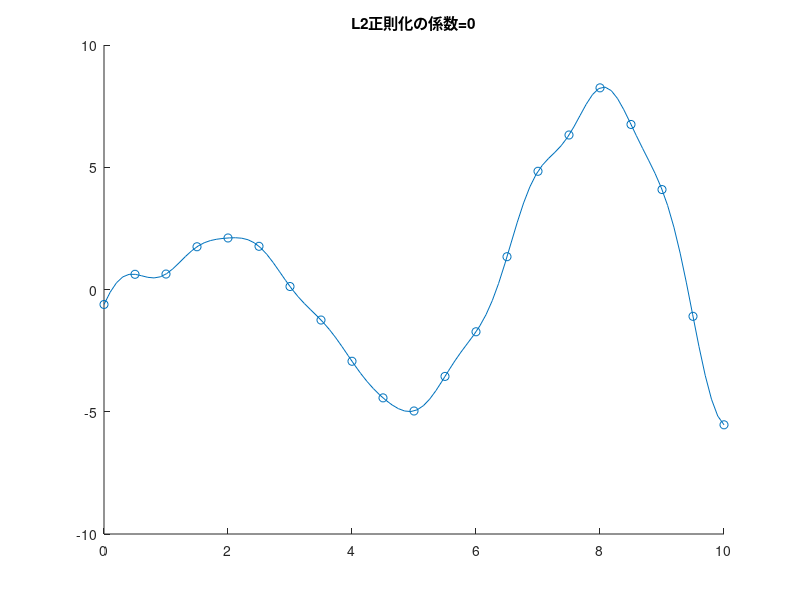

Reproduce this figure in MATLAB.
clear;clc;close all

beta = 1;
L2regu = 0;

rng('default') % For reproducibility
x_observed = linspace(0,10,21)';
y_observed1 = x_observed.*sin(x_observed);
y_observed2 = y_observed1 + 0.5*randn(size(x_observed));
numSample = numel(x_observed);
K = zeros(numSample, numSample);

for i =1:numSample
    for j = 1:numSample

        diff = (x_observed(i)-x_observed(j))^2;
        K(i,j) = exp(-beta*diff);
    end
end

w = inv((K+L2regu*eye(numSample)))*y_observed2;

figure;scatter(x_observed,y_observed2);hold on

numSample_test = 100;
x_test = linspace(0,10,numSample_test)';
kOut = zeros(numSample_test,1);
for i =1:numSample_test

    x_i = x_test(i);
    diff_test = (x_observed-x_i).^2;
    kOut(i) = w'*exp(-diff_test.*beta);
    
end

plot(x_test,kOut)
title(sprintf('L2正則化の係数=%d',L2regu));hold off





